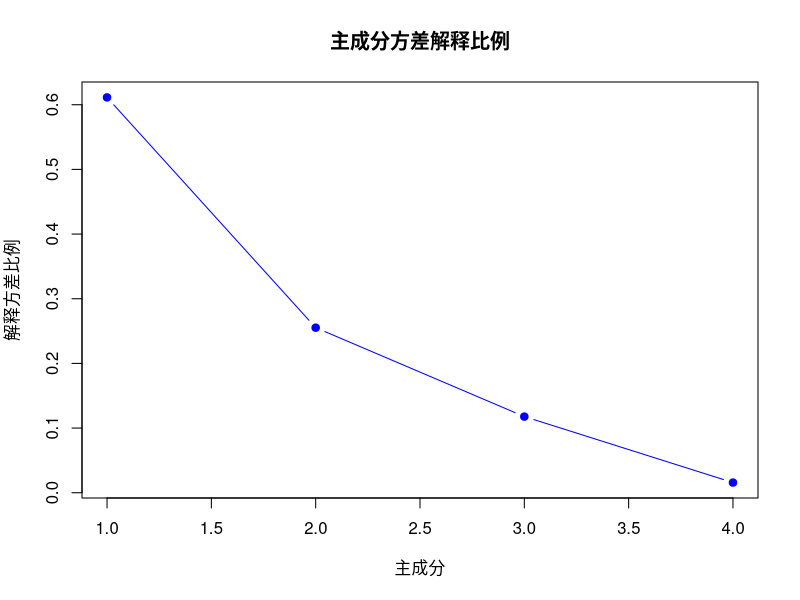

The R source for this figure:
# 读取股票数据
stock_data <- read.csv("stock_600600.csv")
stock_data$date <- as.Date(stock_data$date)

# 读取情绪数据
sentiment_data <- read.csv("daily_sentiment.csv")
sentiment_data$date <- as.Date(sentiment_data$date, format = "%Y/%m/%d")

# 合并数据集
merged_data <- merge(stock_data, sentiment_data, by = "date")

# 数据预处理：计算每日价格波动幅度和价格变化
merged_data$price_range <- merged_data$high - merged_data$low
merged_data$price_change <- merged_data$close - merged_data$open

# 创建PCA分析数据集（包含技术指标和情绪指标）
pca_data <- merged_data[, c("volume", "price_range", "price_change", "mood")]

# 数据标准化
scaled_data <- scale(pca_data)

# 执行主成分分析
pca_result <- prcomp(scaled_data, center = FALSE, scale. = FALSE)  # 已手动标准化

# 分析结果摘要
summary(pca_result)

# 输出主成分载荷（旋转矩阵）
print("主成分载荷矩阵：")
print(pca_result$rotation)

# 输出前四个样本的主成分得分
print("前四个样本的主成分得分：")
print(head(pca_result$x, 4))

# 计算各主成分解释的方差比例
variance_proportion <- pca_result$sdev^2 / sum(pca_result$sdev^2)
print("各主成分解释的方差比例：")
print(variance_proportion)

# 保存方差解释比例图
png("variance_explained.png", width = 800, height = 600, res = 100)  # 设置分辨率
plot(variance_proportion, 
     type = "b", 
     main = "主成分方差解释比例",
     xlab = "主成分", 
     ylab = "解释方差比例",
     col = "blue", 
     pch = 19)
dev.off()